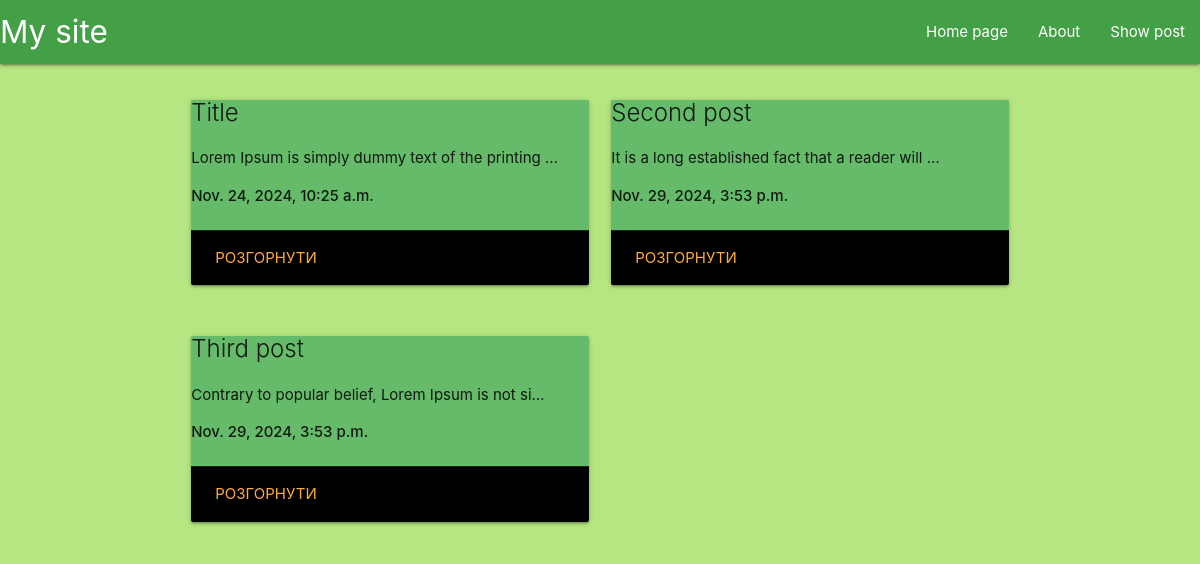
Page /post/ on the committed database.
### main/models.py (models this page shows)
class Post(models.Model):
    title = models.CharField(max_length=50)
    text = models.TextField()
    date_of_creation = models.DateTimeField(default = timezone.now)

### main/views.py (the view)
# urls.py: path('post/', views.show_post),
def show_post(request):
    posts = Post.objects.all()
    return render(request, 'post.html', {'all_posts':posts})

### main/templates/post.html (shortened to what this page needs)
{% extends 'base_html.html' %}
{%block content %}
<div class="container">
    <div class = "row">
        {% for post in all_posts %}
            <div class="col s6">
                <div class = "card green lighten-1">
                    <h2 class = "card-title">{{post.title}}</h2>
                    <p>{{post.text|truncatechars:50}}</p>
                    <strong>{{post.date_of_creation}}</strong>
                    <br><br>
                    <div class = "card-action black">
                        <a href="{%url 'one_post' post_id=post.id%}">Розгорнути</a>
                    </div>
                </div>
            </div>
        {% endfor %}
    </div>
</div>
{% endblock %}

### main/static/css/main.css (style rules this page uses)
body { background: rgb(182, 229, 129); }

### rows in the picture
Post: title "Title", text "Lorem Ipsum is simply dummy text of the printing …", date_of_creation "Nov. 24, 2024, 10:25 a.m."
Post: title "Second post", text "It is a long established fact that a reader will …", date_of_creation "Nov. 29, 2024, 3:53 p.m."
Post: title "Third post", text "Contrary to popular belief, Lorem Ipsum is not si…", date_of_creation "Nov. 29, 2024, 3:53 p.m."
